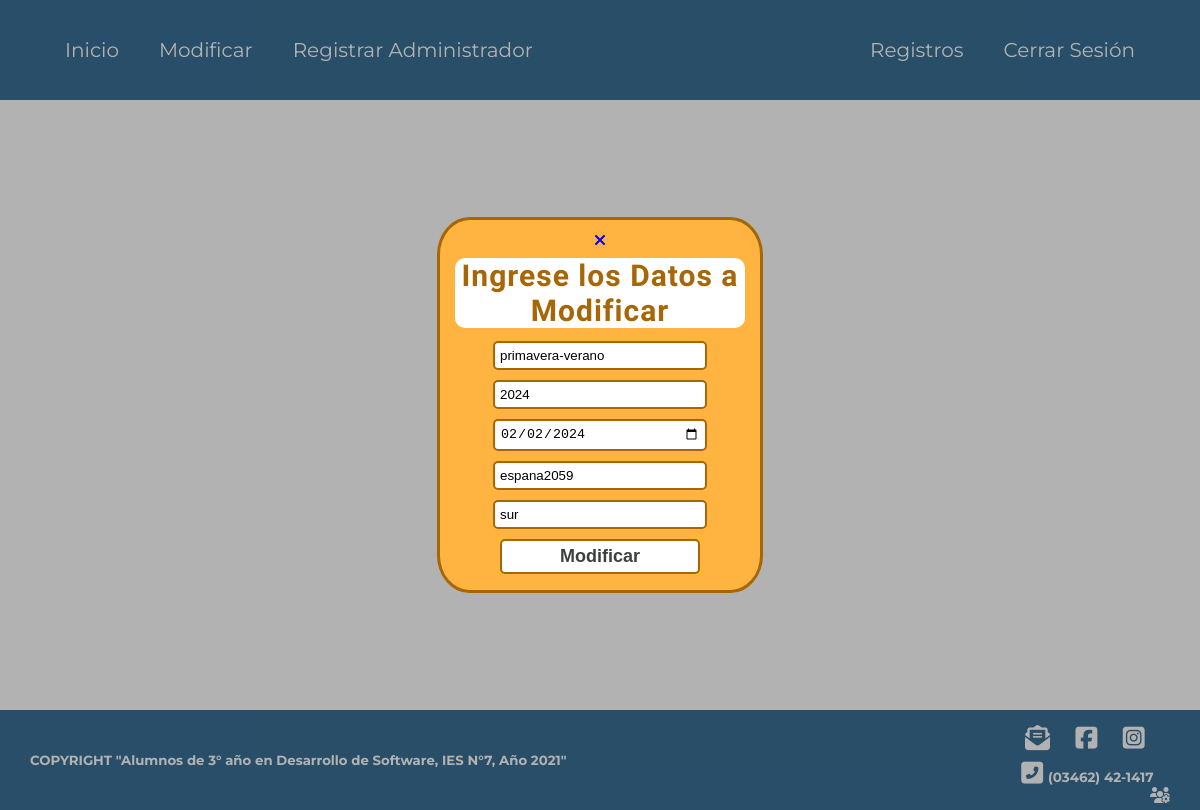
The page /semi/modped.php?id=16 (signed in) on the database its author committed.
### tables this page shows
CREATE TABLE IF NOT EXISTS `lugares` (
  `temporada` varchar(26) NOT NULL,
  `ano` int(4) NOT NULL,
  `zona` varchar(18) NOT NULL,
  `calle` varchar(33) NOT NULL,
  `dia` date NOT NULL,
  `id` int(68) NOT NULL AUTO_INCREMENT,
  PRIMARY KEY (`id`),
  UNIQUE KEY `id` (`id`)
);

### semi/modped.php (the view, shortened to what this page needs)
<?php require 'conexion.php';
 require '1a.php';
    $clave = $_GET['id'];
    $sql="SELECT * from lugares where id='$clave'";
    $result=mysqli_query($conexion,$sql);
    while($mostrar=mysqli_fetch_assoc($result)) {
 ?>
<!DOCTYPE html>
<html lang="en" dir="ltr">
  <head>
    <link rel="stylesheet" href="css/pedido_adm.css">
    <link rel="stylesheet" href="css/ventana.css">
  </head>
  <body>
    <div class="cuerpo_ped_adm"></div>
    <div class="overlay" id="overlay">
      <div class="nuevo_pedido">
        <a href="#" id='btn-cerrar-popup' class="btn-cerrar-popup"><i class="fas fa-times" id='btn-cerrar-popup'></i></a>
        <h1>Ingrese los Datos a Modificar</h1>
        <form class="inputs_adm" action="modped1.php" method="post">
          <input type="text" name="temporada" value="<?php echo $mostrar['temporada']; ?>" required  />
          <input type="text" name="ano" value="<?php echo $mostrar['ano']; ?>" required  />
          <input type="date" name="dia" value="<?php echo $mostrar['dia']; ?>" required  />
          <input type="text" name="calle" value="<?php echo $mostrar['calle']; ?>"required  />
          <input type="text" name="zona" value="<?php echo $mostrar['zona']; ?>" required  />
          <input class="button" type="submit" value="Modificar">
        </form>
      </div>
    </div>
    <?php include('pie.php')?>
  </body>
</html>
<?php } ?>

### semi/pie.php
<div class="pie_pagina">
    <div class="info">
        <h5>COPYRIGHT "Alumnos de 3° año en Desarrollo de Software, IES N°7, Año 2021"</h5>
    </div>
    <div class="contacto">
        <div class="redes">
            <a href="mailto:intendencia@venadotuerto.gob.ar"><i class="fas fa-envelope-open-text icon"></i></a>
            <a href="https://www.facebook.com/VenadoTuertoGobierno" target="_blank"><i class="fab fa-facebook-square icon"></i></a>
            <a href="https://www.instagram.com/venadotuertogob/?fbclid=IwAR3Hg19tArGL8IMHJNOVwCtQWZAnQ1AQ00eEJfHRU8h79T997rhPRauMUZM" target="_blank"><i class="fab fa-instagram-square icon"></i></a>
        </div>
        <div class="celular">
            <h6><i class="fas fa-phone-square-alt icon icon_"></i>(03462) 42-1417</h6>
        </div>
        <div class="admin">
            <a href="inia.php"><i class="fas fa-users-cog"></i></a>
        </div>
    </div>
</div>

### semi/css/nav_pie.css (style rules this page uses)
:root { --blanco: rgb(255, 255, 255); --oscuro: #3B7096; --nar-osc: #a76707; --nar-clar: #FFB442; --gris-clar: #657482; --gris-osc: #3c4043; }
* { padding: 0px; margin: 0px; text-decoration: none; }
body { background: var(--blanco); font-family: 'Source Sans Pro', sans-serif; }
.icon { color: var(--blanco); margin-right: 5px; font-size: 25px; }
.pie_pagina { background: var(--oscuro); padding: 10px 30px; display: flex; align-items: center; height: 10vh; }
.pie_pagina h5, .pie_pagina h6 { color: var(--blanco); font-family: 'Montserrat', sans-serif; transition: 300ms; }
.info { display: flex; align-items: center; flex: 4 1 auto; }
.contacto { display: flex; align-items: center; flex-direction: column; flex: 0.3 1 auto; }
.redes { margin: 10px 0; width: 100%; display: flex; justify-content: space-evenly; }
.celular { text-align: center; width: 100%; font-size: 20px; }
.admin { width: 100%; display: flex; justify-content: flex-end; }
.admin i { color: var(--blanco); }

### semi/css/forms.css (style rules this page uses)
.button { padding: 5px; border: 2px solid var(--gris-osc); border-radius: 10px; background: var(--blanco); color: var(--gris-osc); font-size: 18px; font-weight: 600; transition: 150ms; }

### semi/css/pedido_adm.css (style rules this page uses)
.cuerpo_ped_adm { padding: 5px; height: auto; min-height: 75vh; display: flex; justify-content: space-around; align-items: center; }
.nuevo_pedido { width: 300px; height: 350px; margin: 10px; padding: 10px; background: var(--nar-clar); border-radius: 10%; border: 3px solid var(--nar-osc); text-align: center; display: flex; flex-flow: column; justify-content: space-around; }
.nuevo_pedido h1 { color: var(--nar-osc); font-size: 30px; margin: 5px; letter-spacing: 1px; background: var(--blanco); border-radius: 10px; }
.inputs_adm { display: flex; flex-flow: column; align-items: center; }
.inputs_adm input { width: 200px; margin: 5px 0; padding: 5px; border-radius: 5px; border: 2px solid var(--nar-osc); }

### semi/css/ventana.css (style rules this page uses)
.overlay { background: rgba(0,0,0,.3); position: fixed; top: 0; bottom: 0; left: 0; right: 0; display: flex; align-items: center; justify-content: center; visibility: visible; }

### rows shown on the page
lugares: temporada "primavera-verano", ano "2024", dia "02/02/2024", calle "espana2059", zona "sur"
